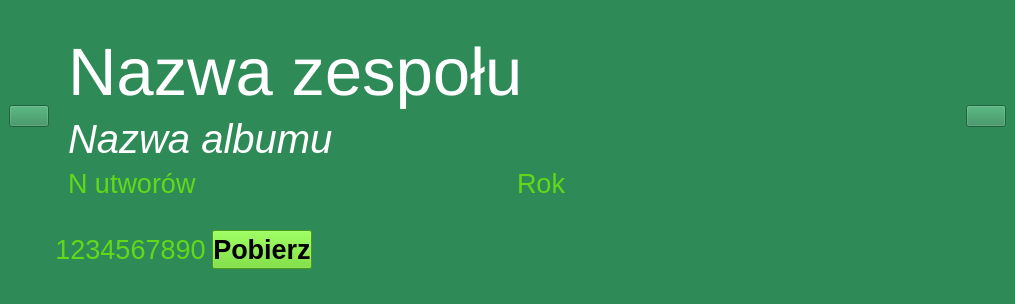
<?xml version="1.0" encoding="UTF-8"?>
<ui version="4.0">
 <class>MainWindow</class>
 <widget class="QMainWindow" name="MainWindow">
  <property name="geometry">
   <rect>
    <x>0</x>
    <y>0</y>
    <width>1015</width>
    <height>304</height>
   </rect>
  </property>
  <property name="windowTitle">
   <string>MojeDźwięki. Wykonał: 123456789112</string>
  </property>
  <property name="styleSheet">
   <string notr="true">background-color: seagreen;</string>
  </property>
  <widget class="QWidget" name="centralwidget">
   <property name="enabled">
    <bool>true</bool>
   </property>
   <layout class="QGridLayout" name="gridLayout" rowstretch="3,0">
    <item row="0" column="1">
     <layout class="QHBoxLayout" name="horizontalLayout" stretch="0,5">
      <item>
       <widget class="QLabel" name="vinyl">
        <property name="text">
         <string/>
        </property>
        <property name="pixmap">
         <pixmap resource="res.qrc">:/images/obraz.png</pixmap>
        </property>
       </widget>
      </item>
      <item>
       <layout class="QVBoxLayout" name="verticalLayout" stretch="0,0,0">
        <item>
         <widget class="QLabel" name="lbl_band">
          <property name="styleSheet">
           <string notr="true">color: white;
font-size: 50pt;</string>
          </property>
          <property name="text">
           <string>Nazwa zespołu</string>
          </property>
         </widget>
        </item>
        <item>
         <widget class="QLabel" name="lbl_album">
          <property name="styleSheet">
           <string notr="true">color: white;
font: italic 30pt;</string>
          </property>
          <property name="text">
           <string>Nazwa albumu</string>
          </property>
         </widget>
        </item>
        <item>
         <layout class="QHBoxLayout" name="horizontalLayout_2">
          <item>
           <widget class="QLabel" name="lbl_num_songs">
            <property name="styleSheet">
             <string notr="true">color: #61D918; font: 20pt;</string>
            </property>
            <property name="text">
             <string>N utworów</string>
            </property>
           </widget>
          </item>
          <item>
           <widget class="QLabel" name="lbl_year">
            <property name="styleSheet">
             <string notr="true">color: #61D918; font: 20pt;</string>
            </property>
            <property name="text">
             <string>Rok</string>
            </property>
           </widget>
          </item>
         </layout>
        </item>
       </layout>
      </item>
     </layout>
    </item>
    <item row="0" column="0">
     <widget class="QPushButton" name="left">
      <property name="text">
       <string/>
      </property>
      <property name="icon">
       <iconset resource="res.qrc">
        <normaloff>:/images/obraz3.png</normaloff>:/images/obraz3.png</iconset>
      </property>
      <property name="iconSize">
       <size>
        <width>100</width>
        <height>70</height>
       </size>
      </property>
     </widget>
    </item>
    <item row="0" column="2">
     <widget class="QPushButton" name="right">
      <property name="text">
       <string/>
      </property>
      <property name="icon">
       <iconset resource="res.qrc">
        <normaloff>:/images/obraz2.png</normaloff>:/images/obraz2.png</iconset>
      </property>
      <property name="iconSize">
       <size>
        <width>100</width>
        <height>70</height>
       </size>
      </property>
     </widget>
    </item>
    <item row="1" column="1">
     <layout class="QHBoxLayout" name="horizontalLayout_4" stretch="0,0,0">
      <item>
       <widget class="QLabel" name="lbl_downloads">
        <property name="sizePolicy">
         <sizepolicy hsizetype="Fixed" vsizetype="Preferred">
          <horstretch>0</horstretch>
          <verstretch>0</verstretch>
         </sizepolicy>
        </property>
        <property name="minimumSize">
         <size>
          <width>150</width>
          <height>0</height>
         </size>
        </property>
        <property name="styleSheet">
         <string notr="true">color: #61D918; font: 20pt;</string>
        </property>
        <property name="text">
         <string>1234567890</string>
        </property>
        <property name="alignment">
         <set>Qt::AlignCenter</set>
        </property>
       </widget>
      </item>
      <item>
       <widget class="QPushButton" name="btn_download">
        <property name="minimumSize">
         <size>
          <width>100</width>
          <height>0</height>
         </size>
        </property>
        <property name="maximumSize">
         <size>
          <width>100</width>
          <height>16777215</height>
         </size>
        </property>
        <property name="styleSheet">
         <string notr="true">font: bold 20pt; background-color: #61D918;</string>
        </property>
        <property name="text">
         <string>Pobierz</string>
        </property>
        <property name="default">
         <bool>false</bool>
        </property>
       </widget>
      </item>
      <item>
       <spacer name="horizontalSpacer">
        <property name="orientation">
         <enum>Qt::Horizontal</enum>
        </property>
        <property name="sizeHint" stdset="0">
         <size>
          <width>40</width>
          <height>20</height>
         </size>
        </property>
       </spacer>
      </item>
     </layout>
    </item>
   </layout>
  </widget>
 </widget>
 <resources>
  <include location="res.qrc"/>
 </resources>
 <connections/>
</ui>
